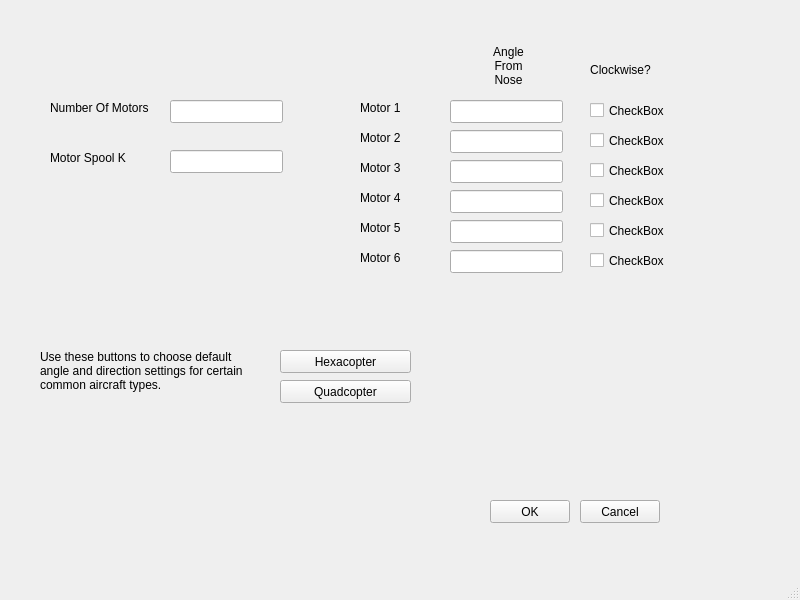
<?xml version="1.0" encoding="UTF-8"?>
<ui version="4.0">
 <class>z05_AircraftGeometry</class>
 <widget class="QMainWindow" name="z05_AircraftGeometry">
  <property name="geometry">
   <rect>
    <x>0</x>
    <y>0</y>
    <width>800</width>
    <height>600</height>
   </rect>
  </property>
  <property name="windowTitle">
   <string>MainWindow</string>
  </property>
  <widget class="QWidget" name="centralwidget">
   <widget class="QLineEdit" name="lineEdit">
    <property name="geometry">
     <rect>
      <x>450</x>
      <y>100</y>
      <width>113</width>
      <height>23</height>
     </rect>
    </property>
   </widget>
   <widget class="QLineEdit" name="lineEdit_2">
    <property name="geometry">
     <rect>
      <x>450</x>
      <y>130</y>
      <width>113</width>
      <height>23</height>
     </rect>
    </property>
   </widget>
   <widget class="QLineEdit" name="lineEdit_3">
    <property name="geometry">
     <rect>
      <x>450</x>
      <y>160</y>
      <width>113</width>
      <height>23</height>
     </rect>
    </property>
   </widget>
   <widget class="QLineEdit" name="lineEdit_4">
    <property name="geometry">
     <rect>
      <x>450</x>
      <y>190</y>
      <width>113</width>
      <height>23</height>
     </rect>
    </property>
   </widget>
   <widget class="QLineEdit" name="lineEdit_5">
    <property name="geometry">
     <rect>
      <x>450</x>
      <y>220</y>
      <width>113</width>
      <height>23</height>
     </rect>
    </property>
   </widget>
   <widget class="QLineEdit" name="lineEdit_6">
    <property name="geometry">
     <rect>
      <x>450</x>
      <y>250</y>
      <width>113</width>
      <height>23</height>
     </rect>
    </property>
   </widget>
   <widget class="QLabel" name="label">
    <property name="geometry">
     <rect>
      <x>360</x>
      <y>100</y>
      <width>57</width>
      <height>15</height>
     </rect>
    </property>
    <property name="text">
     <string>Motor 1</string>
    </property>
   </widget>
   <widget class="QLabel" name="label_2">
    <property name="geometry">
     <rect>
      <x>360</x>
      <y>130</y>
      <width>57</width>
      <height>15</height>
     </rect>
    </property>
    <property name="text">
     <string>Motor 2</string>
    </property>
   </widget>
   <widget class="QLabel" name="label_3">
    <property name="geometry">
     <rect>
      <x>360</x>
      <y>160</y>
      <width>57</width>
      <height>15</height>
     </rect>
    </property>
    <property name="text">
     <string>Motor 3</string>
    </property>
   </widget>
   <widget class="QLabel" name="label_4">
    <property name="geometry">
     <rect>
      <x>360</x>
      <y>190</y>
      <width>57</width>
      <height>15</height>
     </rect>
    </property>
    <property name="text">
     <string>Motor 4</string>
    </property>
   </widget>
   <widget class="QLabel" name="label_5">
    <property name="geometry">
     <rect>
      <x>360</x>
      <y>220</y>
      <width>57</width>
      <height>15</height>
     </rect>
    </property>
    <property name="text">
     <string>Motor 5</string>
    </property>
   </widget>
   <widget class="QLabel" name="label_6">
    <property name="geometry">
     <rect>
      <x>360</x>
      <y>250</y>
      <width>57</width>
      <height>15</height>
     </rect>
    </property>
    <property name="text">
     <string>Motor 6</string>
    </property>
   </widget>
   <widget class="QLabel" name="label_7">
    <property name="geometry">
     <rect>
      <x>480</x>
      <y>45</y>
      <width>57</width>
      <height>41</height>
     </rect>
    </property>
    <property name="text">
     <string>Angle From Nose</string>
    </property>
    <property name="alignment">
     <set>Qt::AlignCenter</set>
    </property>
    <property name="wordWrap">
     <bool>true</bool>
    </property>
   </widget>
   <widget class="QLabel" name="label_8">
    <property name="geometry">
     <rect>
      <x>580</x>
      <y>60</y>
      <width>81</width>
      <height>20</height>
     </rect>
    </property>
    <property name="text">
     <string>Clockwise?</string>
    </property>
    <property name="alignment">
     <set>Qt::AlignCenter</set>
    </property>
   </widget>
   <widget class="QCheckBox" name="checkBox">
    <property name="geometry">
     <rect>
      <x>590</x>
      <y>100</y>
      <width>85</width>
      <height>21</height>
     </rect>
    </property>
    <property name="text">
     <string>CheckBox</string>
    </property>
   </widget>
   <widget class="QCheckBox" name="checkBox_2">
    <property name="geometry">
     <rect>
      <x>590</x>
      <y>130</y>
      <width>85</width>
      <height>21</height>
     </rect>
    </property>
    <property name="text">
     <string>CheckBox</string>
    </property>
   </widget>
   <widget class="QCheckBox" name="checkBox_3">
    <property name="geometry">
     <rect>
      <x>590</x>
      <y>160</y>
      <width>85</width>
      <height>21</height>
     </rect>
    </property>
    <property name="text">
     <string>CheckBox</string>
    </property>
   </widget>
   <widget class="QCheckBox" name="checkBox_4">
    <property name="geometry">
     <rect>
      <x>590</x>
      <y>190</y>
      <width>85</width>
      <height>21</height>
     </rect>
    </property>
    <property name="text">
     <string>CheckBox</string>
    </property>
   </widget>
   <widget class="QCheckBox" name="checkBox_5">
    <property name="geometry">
     <rect>
      <x>590</x>
      <y>220</y>
      <width>85</width>
      <height>21</height>
     </rect>
    </property>
    <property name="text">
     <string>CheckBox</string>
    </property>
   </widget>
   <widget class="QCheckBox" name="checkBox_6">
    <property name="geometry">
     <rect>
      <x>590</x>
      <y>250</y>
      <width>85</width>
      <height>21</height>
     </rect>
    </property>
    <property name="text">
     <string>CheckBox</string>
    </property>
   </widget>
   <widget class="QPushButton" name="pushButton_2">
    <property name="geometry">
     <rect>
      <x>580</x>
      <y>500</y>
      <width>80</width>
      <height>23</height>
     </rect>
    </property>
    <property name="text">
     <string>Cancel</string>
    </property>
   </widget>
   <widget class="QPushButton" name="pushButton_3">
    <property name="geometry">
     <rect>
      <x>490</x>
      <y>500</y>
      <width>80</width>
      <height>23</height>
     </rect>
    </property>
    <property name="text">
     <string>OK</string>
    </property>
   </widget>
   <widget class="QLineEdit" name="lineEdit_7">
    <property name="geometry">
     <rect>
      <x>170</x>
      <y>100</y>
      <width>113</width>
      <height>23</height>
     </rect>
    </property>
   </widget>
   <widget class="QLabel" name="label_9">
    <property name="geometry">
     <rect>
      <x>50</x>
      <y>100</y>
      <width>121</width>
      <height>16</height>
     </rect>
    </property>
    <property name="text">
     <string>Number Of Motors</string>
    </property>
   </widget>
   <widget class="QLineEdit" name="lineEdit_8">
    <property name="geometry">
     <rect>
      <x>170</x>
      <y>150</y>
      <width>113</width>
      <height>23</height>
     </rect>
    </property>
   </widget>
   <widget class="QLabel" name="label_10">
    <property name="geometry">
     <rect>
      <x>50</x>
      <y>150</y>
      <width>121</width>
      <height>16</height>
     </rect>
    </property>
    <property name="text">
     <string>Motor Spool K</string>
    </property>
   </widget>
   <widget class="QPushButton" name="pushButton_4">
    <property name="geometry">
     <rect>
      <x>280</x>
      <y>350</y>
      <width>131</width>
      <height>23</height>
     </rect>
    </property>
    <property name="text">
     <string>Hexacopter</string>
    </property>
   </widget>
   <widget class="QPushButton" name="pushButton_5">
    <property name="geometry">
     <rect>
      <x>280</x>
      <y>380</y>
      <width>131</width>
      <height>23</height>
     </rect>
    </property>
    <property name="text">
     <string>Quadcopter</string>
    </property>
   </widget>
   <widget class="QLabel" name="label_11">
    <property name="geometry">
     <rect>
      <x>40</x>
      <y>330</y>
      <width>221</width>
      <height>81</height>
     </rect>
    </property>
    <property name="text">
     <string>Use these buttons to choose default angle and direction settings for certain common aircraft types.</string>
    </property>
    <property name="wordWrap">
     <bool>true</bool>
    </property>
   </widget>
  </widget>
  <widget class="QMenuBar" name="menubar">
   <property name="geometry">
    <rect>
     <x>0</x>
     <y>0</y>
     <width>800</width>
     <height>20</height>
    </rect>
   </property>
  </widget>
  <widget class="QStatusBar" name="statusbar"/>
 </widget>
 <resources/>
 <connections/>
</ui>
